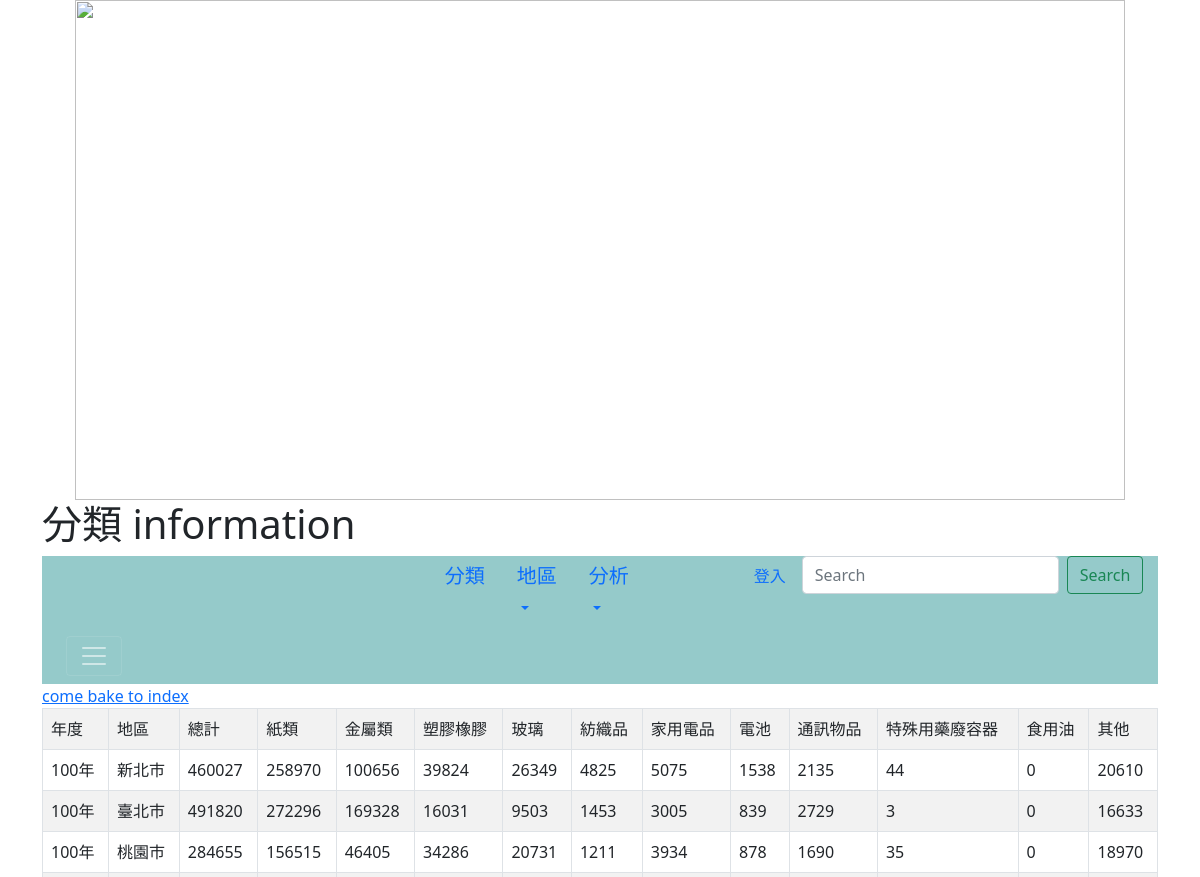
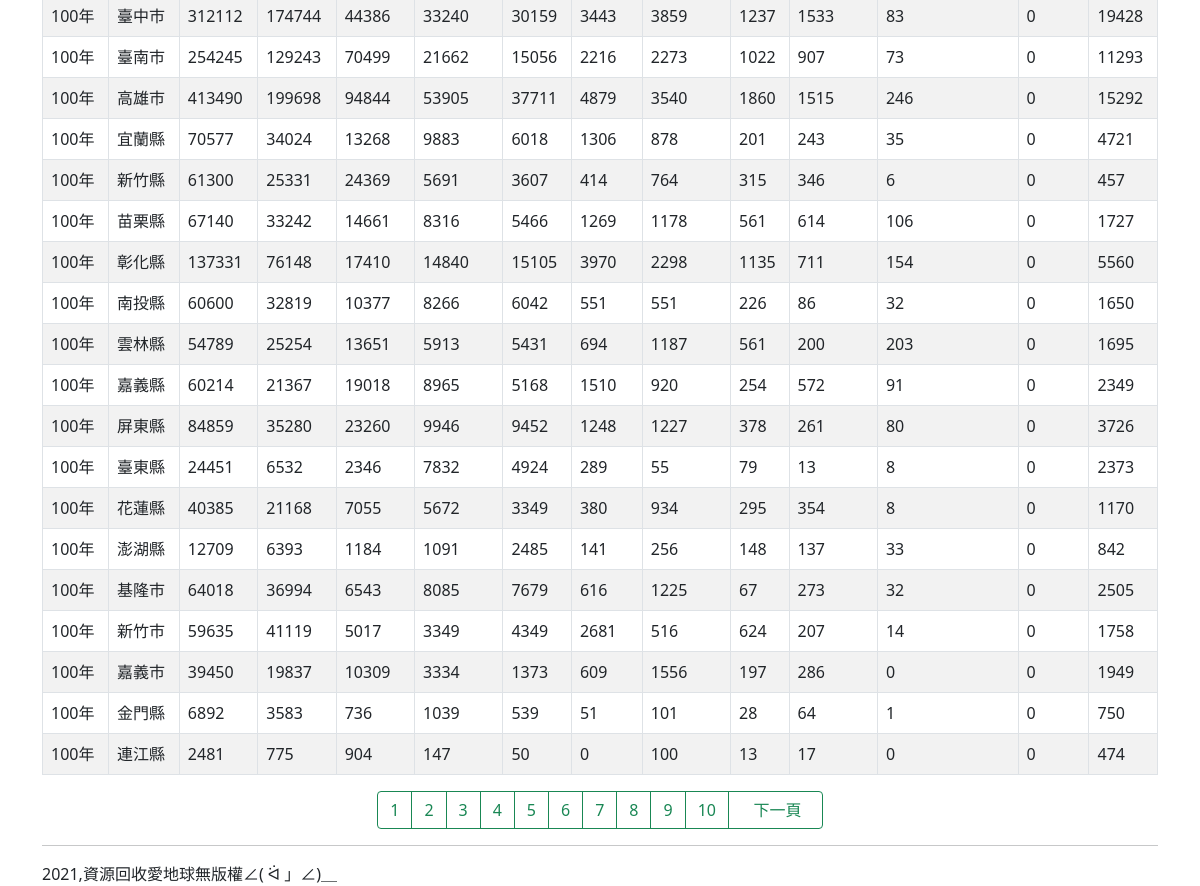
/rank/, run on the app's committed database (2 pictures, top to bottom).
### mysite/models.py (models this page shows, shortened)
class Type(models.Model):
	年度 = models.CharField(max_length=200)
	地區 =models.CharField(max_length=200)
	總計 = models.PositiveIntegerField(default=0)
	紙類 = models.PositiveIntegerField(default=0)
	金屬類 = models.PositiveIntegerField(default=0)
	塑膠橡膠= models.PositiveIntegerField(default=0)
	玻璃 = models.PositiveIntegerField(default=0)
	紡織品 = models.PositiveIntegerField(default=0)
	家用電品 = models.PositiveIntegerField(default=0)
	電池 = models.PositiveIntegerField(default=0)
	通訊物品 = models.PositiveIntegerField(default=0)
	特殊用藥廢容器 = models.PositiveIntegerField(default=0)
	食用油 = models.PositiveIntegerField(default=0)
	其他 = models.PositiveIntegerField(default=0)

### mysite/views.py (the view)
# urls.py: path('rank/',rank),
def rank(request):
	type_all=Type.objects.all()
	tpaginator = Paginator(type_all, 22)
	tpage = request.GET.get('page')
	try:
		types = tpaginator.page(tpage)
	except PageNotAnInteger:
		types = tpaginator.page(1)
	except EmptyPage:
		types = tpaginator.page(tpaginator.num_pages)
	return render(request, "rank.html", locals())

### templates/rank.html (shortened to what this page needs)
{% extends "base.html" %}
{% block headmessage %} <h1>分類 information</h1> {% endblock %}
{% block content %}
<table class='table table-striped table-bordered'>
	<a href="/">come bake to index</a><br>
	<tr>
		<td>年度</td>
		<td>地區</td>
		<td>總計</td>
		<td>紙類</td>
		<td>金屬類</td>
		<td>塑膠橡膠</td>
		<td>玻璃</td>
		<td>紡織品</td>
		<td>家用電品</td>
		<td>電池</td>
		<td>通訊物品</td>
		<td>特殊用藥廢容器</td>
		<td>食用油</td>
		<td>其他</td>
	</tr>
{% for type in types %}
	<tr>
		<td>{{ type.年度 }}</td>
		<td>{{ type.地區 }}</td>
		<td>{{ type.總計 }}</td>
		<td>{{ type.紙類 }}</td>
		<td>{{ type.金屬類 }}</td>
		<td>{{ type.塑膠橡膠 }}</td>
		<td>{{ type.玻璃 }}</td>
		<td>{{ type.紡織品 }}</td>
		<td>{{ type.家用電品 }}</td>
		<td>{{ type.電池 }}</td>
		<td>{{ type.通訊物品 }}</td>
		<td>{{ type.特殊用藥廢容器 }}</td>
		<td>{{ type.食用油 }}</td>
		<td>{{ type.其他 }}</td>
	</tr>
{% endfor %}
</table>
<footer>
	<center>
			<div class="btn-group" role="group" aria-label="Basic example">
			{% for tpage_number in types.paginator.page_range %}
			{% ifequal tpage_number types.number %}
				<a class="btn btn-outline-success">{{tpage_number}}</button>
			{% else %}
				<a href= "?page={{ tpage_number }}" class="btn btn-outline-success" >{{ tpage_number }}</a>
			{% endifequal %}
			{% endfor %}
				{% if types.has_next %}
				<a href= "?page={{ types.next_page_number }}" class="btn btn-outline-success" >&nbsp;&nbsp; 下一頁&nbsp;&nbsp; </a>
				{% endif %}
				</div></a></div>
{% endblock %}

### templates/base.html (shortened to what this page needs)
<!doctype html>
<html lang="en">
  <head>
    <link href="https://cdn.jsdelivr.net/npm/bootstrap@5.0.1/dist/css/bootstrap.min.css" rel="stylesheet">
  </head>
  <body = home>
    <img src="https://imgur.com/OC7HdVR.jpg resize=1180,360" width="1050" height="500" alt=""; style="display:block; margin:auto;" />
    <div class="container">
      {% block headmessage %}  {% endblock %}
      {% include "header.html" %}
      {% block content %} {% endblock %}
      {% include "footer.html" %}
  </body>
</html>

### templates/header.html (shortened to what this page needs)
    <ul class="nav justify-content-center" style="background-color: #95CACA;">
      <li class="nav-item">
      <a class="nav-link" href="/detailed/"><h5>分類</h5></a>
      </li>
     <li class="nav-item">
      <li class="nav-item dropdown">
      <a class="nav-link dropdown-toggle" data-bs-toggle="dropdown" href="#" role="button"
      <a class="nav-link" href="#"><h5>地區</h5></a>
      </li>
      <li class="nav-item dropdown">
      <a class="nav-link dropdown-toggle" data-bs-toggle="dropdown" href="#" role="button" aria-expanded="false"><h5>分析</h5></a>
       </li>
        {% if request.user.is_authenticated %}
        <li class="nav-itemcol-md-3 offset-md-1">
           <a class="nav-link " href="/logout/" tabindex="-1" >登出</a>
        </li>
        {% else %}
        </li>
        <li class="nav-itemcol-md-3 offset-md-1"><a class="nav-link " href="/admin/" tabindex="-1" >登入</a>
        </li>
        {% endif %}
      <li>
        <form class="d-flex" >
        <input class="form-control me-2" type="search" placeholder="Search" aria-label="Search">
        <button class="btn btn-outline-success" type="submit">Search</button>
      </li>
<div class="container">
  <nav class="navbar navbar-dark " style="background-color: #95CACA;">
    <div class="container-fluid">
      <button class="navbar-toggler" type="button" data-bs-toggle="collapse" data-bs-target="#navbarToggleExternalContent" aria-controls="navbarToggleExternalContent" aria-expanded="false" aria-label="Toggle navigation">
      <span class="navbar-toggler-icon"></span>
      </button>
    </div>
  </nav>
</div>
    </ul>

### templates/footer.html
<div class="container">
	<hr>
	2021,資源回收愛地球無版權∠( ᐛ 」∠)＿
</div>

### data on the page
Type: 年度 "100年", 地區 "新北市", 總計 "460027", 紙類 "258970", 金屬類 "100656", 塑膠橡膠 "39824", 玻璃 "26349", 紡織品 "4825", 家用電品 "5075", 電池 "1538", 通訊物品 "2135", 特殊用藥廢容器 "44", 食用油 "0", 其他 "20610"
Type: 年度 "100年", 地區 "臺北市", 總計 "491820", 紙類 "272296", 金屬類 "169328", 塑膠橡膠 "16031", 玻璃 "9503", 紡織品 "1453", 家用電品 "3005", 電池 "839", 通訊物品 "2729", 特殊用藥廢容器 "3", 食用油 "0", 其他 "16633"
Type: 年度 "100年", 地區 "桃園市", 總計 "284655", 紙類 "156515", 金屬類 "46405", 塑膠橡膠 "34286", 玻璃 "20731", 紡織品 "1211", 家用電品 "3934", 電池 "878", 通訊物品 "1690", 特殊用藥廢容器 "35", 食用油 "0", 其他 "18970"
Type: 年度 "100年", 地區 "臺中市", 總計 "312112", 紙類 "174744", 金屬類 "44386", 塑膠橡膠 "33240", 玻璃 "30159", 紡織品 "3443", 家用電品 "3859", 電池 "1237", 通訊物品 "1533", 特殊用藥廢容器 "83", 食用油 "0", 其他 "19428"
Type: 年度 "100年", 地區 "臺南市", 總計 "254245", 紙類 "129243", 金屬類 "70499", 塑膠橡膠 "21662", 玻璃 "15056", 紡織品 "2216", 家用電品 "2273", 電池 "1022", 通訊物品 "907", 特殊用藥廢容器 "73", 食用油 "0", 其他 "11293"
Type: 年度 "100年", 地區 "高雄市", 總計 "413490", 紙類 "199698", 金屬類 "94844", 塑膠橡膠 "53905", 玻璃 "37711", 紡織品 "4879", 家用電品 "3540", 電池 "1860", 通訊物品 "1515", 特殊用藥廢容器 "246", 食用油 "0", 其他 "15292"
Type: 年度 "100年", 地區 "宜蘭縣", 總計 "70577", 紙類 "34024", 金屬類 "13268", 塑膠橡膠 "9883", 玻璃 "6018", 紡織品 "1306", 家用電品 "878", 電池 "201", 通訊物品 "243", 特殊用藥廢容器 "35", 食用油 "0", 其他 "4721"
Type: 年度 "100年", 地區 "新竹縣", 總計 "61300", 紙類 "25331", 金屬類 "24369", 塑膠橡膠 "5691", 玻璃 "3607", 紡織品 "414", 家用電品 "764", 電池 "315", 通訊物品 "346", 特殊用藥廢容器 "6", 食用油 "0", 其他 "457"
Type: 年度 "100年", 地區 "苗栗縣", 總計 "67140", 紙類 "33242", 金屬類 "14661", 塑膠橡膠 "8316", 玻璃 "5466", 紡織品 "1269", 家用電品 "1178", 電池 "561", 通訊物品 "614", 特殊用藥廢容器 "106", 食用油 "0", 其他 "1727"
Type: 年度 "100年", 地區 "彰化縣", 總計 "137331", 紙類 "76148", 金屬類 "17410", 塑膠橡膠 "14840", 玻璃 "15105", 紡織品 "3970", 家用電品 "2298", 電池 "1135", 通訊物品 "711", 特殊用藥廢容器 "154", 食用油 "0", 其他 "5560"
Type: 年度 "100年", 地區 "南投縣", 總計 "60600", 紙類 "32819", 金屬類 "10377", 塑膠橡膠 "8266", 玻璃 "6042", 紡織品 "551", 家用電品 "551", 電池 "226", 通訊物品 "86", 特殊用藥廢容器 "32", 食用油 "0", 其他 "1650"
Type: 年度 "100年", 地區 "雲林縣", 總計 "54789", 紙類 "25254", 金屬類 "13651", 塑膠橡膠 "5913", 玻璃 "5431", 紡織品 "694", 家用電品 "1187", 電池 "561", 通訊物品 "200", 特殊用藥廢容器 "203", 食用油 "0", 其他 "1695"
Type: 年度 "100年", 地區 "嘉義縣", 總計 "60214", 紙類 "21367", 金屬類 "19018", 塑膠橡膠 "8965", 玻璃 "5168", 紡織品 "1510", 家用電品 "920", 電池 "254", 通訊物品 "572", 特殊用藥廢容器 "91", 食用油 "0", 其他 "2349"
Type: 年度 "100年", 地區 "屏東縣", 總計 "84859", 紙類 "35280", 金屬類 "23260", 塑膠橡膠 "9946", 玻璃 "9452", 紡織品 "1248", 家用電品 "1227", 電池 "378", 通訊物品 "261", 特殊用藥廢容器 "80", 食用油 "0", 其他 "3726"
Type: 年度 "100年", 地區 "臺東縣", 總計 "24451", 紙類 "6532", 金屬類 "2346", 塑膠橡膠 "7832", 玻璃 "4924", 紡織品 "289", 家用電品 "55", 電池 "79", 通訊物品 "13", 特殊用藥廢容器 "8", 食用油 "0", 其他 "2373"
Type: 年度 "100年", 地區 "花蓮縣", 總計 "40385", 紙類 "21168", 金屬類 "7055", 塑膠橡膠 "5672", 玻璃 "3349", 紡織品 "380", 家用電品 "934", 電池 "295", 通訊物品 "354", 特殊用藥廢容器 "8", 食用油 "0", 其他 "1170"
Type: 年度 "100年", 地區 "澎湖縣", 總計 "12709", 紙類 "6393", 金屬類 "1184", 塑膠橡膠 "1091", 玻璃 "2485", 紡織品 "141", 家用電品 "256", 電池 "148", 通訊物品 "137", 特殊用藥廢容器 "33", 食用油 "0", 其他 "842"
Type: 年度 "100年", 地區 "基隆市", 總計 "64018", 紙類 "36994", 金屬類 "6543", 塑膠橡膠 "8085", 玻璃 "7679", 紡織品 "616", 家用電品 "1225", 電池 "67", 通訊物品 "273", 特殊用藥廢容器 "32", 食用油 "0", 其他 "2505"
Type: 年度 "100年", 地區 "新竹市", 總計 "59635", 紙類 "41119", 金屬類 "5017", 塑膠橡膠 "3349", 玻璃 "4349", 紡織品 "2681", 家用電品 "516", 電池 "624", 通訊物品 "207", 特殊用藥廢容器 "14", 食用油 "0", 其他 "1758"
Type: 年度 "100年", 地區 "嘉義市", 總計 "39450", 紙類 "19837", 金屬類 "10309", 塑膠橡膠 "3334", 玻璃 "1373", 紡織品 "609", 家用電品 "1556", 電池 "197", 通訊物品 "286", 特殊用藥廢容器 "0", 食用油 "0", 其他 "1949"
Type: 年度 "100年", 地區 "金門縣", 總計 "6892", 紙類 "3583", 金屬類 "736", 塑膠橡膠 "1039", 玻璃 "539", 紡織品 "51", 家用電品 "101", 電池 "28", 通訊物品 "64", 特殊用藥廢容器 "1", 食用油 "0", 其他 "750"
Type: 年度 "100年", 地區 "連江縣", 總計 "2481", 紙類 "775", 金屬類 "904", 塑膠橡膠 "147", 玻璃 "50", 紡織品 "0", 家用電品 "100", 電池 "13", 通訊物品 "17", 特殊用藥廢容器 "0", 食用油 "0", 其他 "474"

### other printed values
{{ tpage_number }} "1"
{{ tpage_number }} "2" "3" "4" "5" "6" "7" "8" "9" "10"
